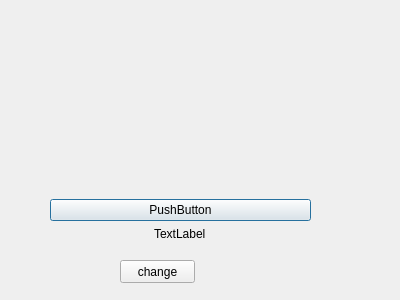
<?xml version="1.0" encoding="UTF-8"?>
<ui version="4.0">
 <class>WidgetImageDialog</class>
 <widget class="QDialog" name="WidgetImageDialog">
  <property name="geometry">
   <rect>
    <x>0</x>
    <y>0</y>
    <width>400</width>
    <height>300</height>
   </rect>
  </property>
  <property name="windowTitle">
   <string>Dialog</string>
  </property>
  <widget class="QWidget" name="widgetImage" native="true">
   <property name="geometry">
    <rect>
     <x>50</x>
     <y>50</y>
     <width>261</width>
     <height>191</height>
    </rect>
   </property>
   <layout class="QVBoxLayout" name="verticalLayout">
    <item>
     <spacer name="verticalSpacer">
      <property name="orientation">
       <enum>Qt::Vertical</enum>
      </property>
      <property name="sizeHint" stdset="0">
       <size>
        <width>20</width>
        <height>123</height>
       </size>
      </property>
     </spacer>
    </item>
    <item>
     <widget class="QPushButton" name="pushButton">
      <property name="text">
       <string>PushButton</string>
      </property>
     </widget>
    </item>
    <item alignment="Qt::AlignHCenter">
     <widget class="QLabel" name="label">
      <property name="text">
       <string>TextLabel</string>
      </property>
     </widget>
    </item>
   </layout>
  </widget>
  <widget class="QPushButton" name="pushButtonChange">
   <property name="geometry">
    <rect>
     <x>120</x>
     <y>260</y>
     <width>75</width>
     <height>23</height>
    </rect>
   </property>
   <property name="text">
    <string>change</string>
   </property>
  </widget>
 </widget>
 <resources/>
 <connections/>
</ui>
